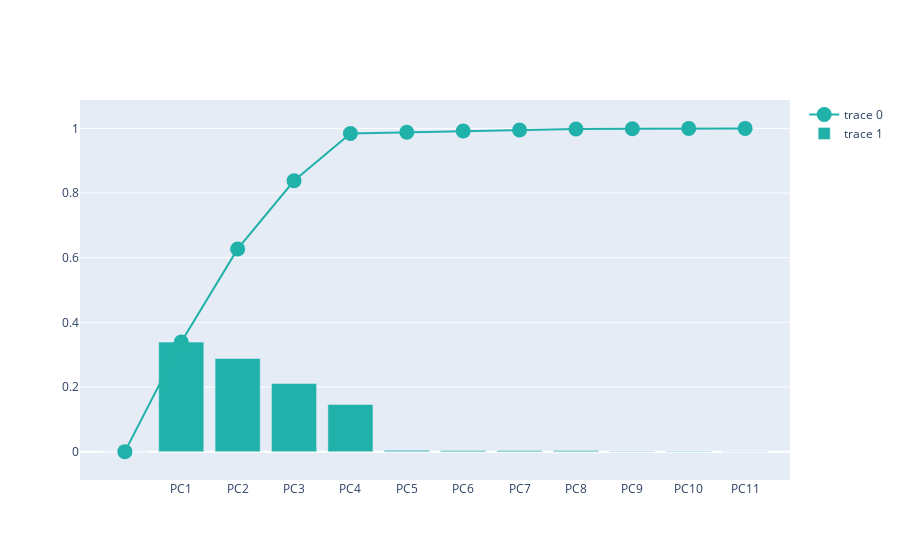

Notebook code cell kept with this figure:
### Code cell
import plotly.graph_objects as go
fig=go.Figure()
fig.add_trace(
    go.Scatter(
        x= df_explained_variance['PC'],
        y= df_explained_variance['Cumulative Variance'],
        marker=dict(size=15, color="lightSeaGreen")
    ))
fig.add_trace(
    go.Bar(
        x = df_explained_variance['PC'],
        y = df_explained_variance['Explained Variance'],
        marker=dict(color="lightSeaGreen")
    ))
fig.show()

### Figure 1 — Plotly figure (JSON) as saved in the notebook; plotly's stock layout.template omitted (floating-point values rounded to 4 significant figures)
{"data": [{"marker": {"color": "lightSeaGreen", "size": 15}, "type": "scatter", "x": ["", "PC1", "PC2", "PC3", "PC4", "PC5", "PC6", "PC7", "PC8", "PC9", "PC10", "PC11"], "y": [0, 0.339, 0.627, 0.838, 0.984, 0.988, 0.992, 0.995, 0.998, 0.999, 1, 1]}, {"marker": {"color": "lightSeaGreen"}, "type": "bar", "x": ["", "PC1", "PC2", "PC3", "PC4", "PC5", "PC6", "PC7", "PC8", "PC9", "PC10", "PC11"], "y": [0, 0.3388, 0.2881, 0.2105, 0.1458, 0.00392, 0.003648, 0.003408, 0.003099, 0.001253, 0.001118, 0.00035]}], "layout": {"autosize": true, "xaxis": {"autorange": true, "range": [-0.7173, 11.72], "type": "category"}, "yaxis": {"autorange": true, "range": [-0.1283, 1.128], "type": "linear"}}}
